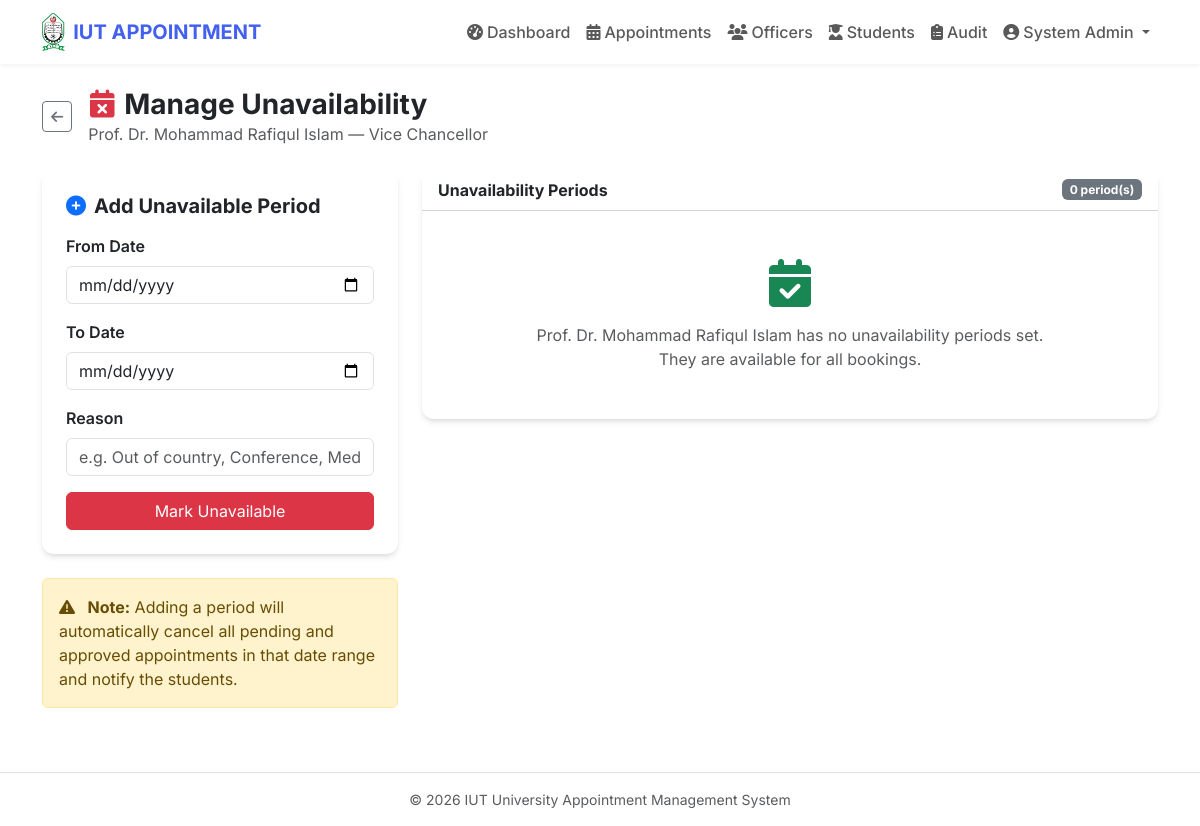
Page /admin/officer/1/unavailability (signed in) on the committed database.
### models.py (models this page shows, shortened)
class User(db.Model, UserMixin):
    id = db.Column(db.Integer, primary_key=True)
    name = db.Column(db.String(100), nullable=False)
    email = db.Column(db.String(120), unique=True, nullable=False)
    password = db.Column(db.String(200), nullable=False)
    role = db.Column(db.String(20), nullable=False, default='student')
    student_id_num = db.Column(db.String(50), nullable=True)
    department = db.Column(db.String(100), nullable=True)
    dark_mode = db.Column(db.Boolean, default=False)
    is_active = db.Column(db.Boolean, default=True)
    email_verified = db.Column(db.Boolean, default=False)
    email_verify_token = db.Column(db.String(64), nullable=True)
    failed_logins = db.Column(db.Integer, default=0)
    locked_until = db.Column(db.DateTime, nullable=True)
    created_at = db.Column(db.DateTime, default=lambda: datetime.now(timezone.utc))
    last_seen = db.Column(db.DateTime, default=lambda: datetime.now(timezone.utc))
    appointments = db.relationship('Appointment', backref='student_user', lazy=True)
    notifications = db.relationship('Notification', backref='user', lazy=True)

class Officer(db.Model):
    id = db.Column(db.Integer, primary_key=True)
    name = db.Column(db.String(100), nullable=False)
    designation = db.Column(db.String(100), nullable=False)
    bio = db.Column(db.Text, nullable=True)
    handles = db.Column(db.Text, nullable=True)   # comma-separated issues handled
    email = db.Column(db.String(120), nullable=True)
    room = db.Column(db.String(50), nullable=True)
    photo_url = db.Column(db.String(255), nullable=True)
    is_active = db.Column(db.Boolean, default=True)
    work_start = db.Column(db.String(5), default="08:00")
    work_end = db.Column(db.String(5), default="17:00")
    daily_limit = db.Column(db.Integer, default=0)
    recurring_off_days = db.Column(db.String(20), default="")
    unavailabilities = db.relationship('OfficerUnavailability', backref='officer', lazy=True, cascade='all, delete-orphan')
    working_hours = db.relationship('OfficerWorkingHours', backref='officer', lazy=True, cascade='all, delete-orphan')
    avg_appointment_duration = db.Column(db.Integer, default=15) # New: for waiting time prediction

### routes/admin.py (the view, shortened to what this page needs)
@admin_bp.route('/admin/officer/<int:officer_id>/unavailability', methods=['GET', 'POST'])
@login_required
@admin_required
def manage_unavailability(officer_id):
    officer = db.session.get(Officer, officer_id)
    form = UnavailabilityForm()
    periods = OfficerUnavailability.query.filter_by(officer_id=officer.id)\
        .order_by(OfficerUnavailability.start_date).all()
    today = datetime.now(timezone.utc).date()
    return render_template('admin/unavailability.html', officer=officer, form=form, periods=periods, today=today)

### forms.py
class UnavailabilityForm(FlaskForm):
    start_date = DateField('From Date', validators=[DataRequired()])
    end_date = DateField('To Date', validators=[DataRequired()])
    reason = StringField('Reason', validators=[DataRequired(), Length(max=255)])
    submit = SubmitField('Mark Unavailable')

### app.py (called while the page is built)
@login_manager.user_loader
def load_user(user_id):
    return db.session.get(User, int(user_id))

@app.before_request
def check_session_timeout():
    if current_user.is_authenticated:
        last = session.get('last_activity')
        now = datetime.now(timezone.utc).timestamp()
        if last and (now - last) > 30 * 60:
            logout_user()
            session.clear()
            from flask import flash
            flash('Session expired due to inactivity.', 'warning')
            return redirect(url_for('auth.login'))
        session['last_activity'] = now
        session.permanent = True
        current_user.last_seen = datetime.now(timezone.utc)
        db.session.commit()

### routes/admin.py (called while the page is built)
def admin_required(f):
    from functools import wraps
    @wraps(f)
    def decorated(*args, **kwargs):
        if current_user.role not in ('admin', 'super_admin'):
            return redirect(url_for('index'))
        return f(*args, **kwargs)
    return decorated

### templates/admin/unavailability.html (shortened to what this page needs)
{% extends "layout.html" %}
{% block content %}
<div class="d-flex align-items-center mb-4">
    <a href="{{ url_for('admin.manage_officers') }}" class="btn btn-outline-secondary btn-sm me-3">
        <i class="fas fa-arrow-left"></i>
    </a>
    <div>
        <h3 class="fw-bold mb-0"><i class="fas fa-calendar-times me-2 text-danger"></i>Manage Unavailability</h3>
        <p class="text-muted mb-0">{{ officer.name }} &mdash; {{ officer.designation }}</p>
    </div>
</div>
<div class="row">
    <div class="col-md-4">
        <div class="card p-4 mb-4">
            <h5 class="fw-bold mb-3"><i class="fas fa-plus-circle me-2 text-primary"></i>Add Unavailable Period</h5>
            <form method="POST">
                <div class="mb-3">
                    {{ form.start_date.label(class="form-label fw-semibold") }}
                    {{ form.start_date(class="form-control", type="date") }}
                </div>
                <div class="mb-3">
                    {{ form.end_date.label(class="form-label fw-semibold") }}
                    {{ form.end_date(class="form-control", type="date") }}
                </div>
                <div class="mb-3">
                    {{ form.reason.label(class="form-label fw-semibold") }}
                    {{ form.reason(class="form-control", placeholder="e.g. Out of country, Conference, Medical leave") }}
                </div>
                <div class="d-grid">
                    {{ form.submit(class="btn btn-danger") }}
                </div>
            </form>
        </div>
        <div class="alert alert-warning">
            <i class="fas fa-exclamation-triangle me-2"></i>
            <strong>Note:</strong> Adding a period will automatically cancel all pending and approved appointments in that date range and notify the students.
        </div>
    </div>
    <div class="col-md-8">
        <div class="card">
            <div class="card-header bg-white fw-bold d-flex justify-content-between align-items-center">
                <span>Unavailability Periods</span>
                <span class="badge bg-secondary">{{ periods|length }} period(s)</span>
            </div>
            <div class="card-body p-0">
                {% if periods %}
                <table class="table table-hover mb-0">
                    <thead class="table-light">
                        <tr>
                            <th class="ps-3">From</th>
                            <th>To</th>
                            <th>Reason</th>
                            <th>Status</th>
                            <th class="text-end pe-3">Action</th>
                        </tr>
                    </thead>
                    <tbody>
                        {% for p in periods %}
                        {% set is_current = p.start_date <= today <= p.end_date %}
                        {% set is_future = p.start_date > today %}
                        <tr class="{{ 'table-danger' if is_current else '' }}">
                            <td class="ps-3">{{ p.start_date.strftime('%d %b %Y') }}</td>
                            <td>{{ p.end_date.strftime('%d %b %Y') }}</td>
                            <td>{{ p.reason }}</td>
                            <td>
                                {% if is_current %}
                                    <span class="badge bg-danger">Active Now</span>
                                {% elif is_future %}
                                    <span class="badge bg-warning text-dark">Upcoming</span>
                                {% else %}
                                    <span class="badge bg-secondary">Past</span>
                                {% endif %}
                            </td>
                            <td class="text-end pe-3">
                                <a href="{{ url_for('admin.delete_unavailability', period_id=p.id) }}"
                                   class="btn btn-sm btn-outline-success"
                                   onclick="return confirm('Remove this unavailability period? The officer will become available for booking again.')">
                                    <i class="fas fa-check me-1"></i>Mark Available
                                </a>
                            </td>
                        </tr>
                        {% endfor %}
                    </tbody>
                </table>
                {% else %}
                <div class="text-center py-5 text-muted">
                    <i class="fas fa-calendar-check fa-3x mb-3 text-success"></i>
                    <p class="mb-0">{{ officer.name }} has no unavailability periods set.<br>They are available for all bookings.</p>
                </div>
                {% endif %}
            </div>
        </div>
    </div>
</div>
{% endblock %}

### templates/layout.html (shortened to what this page needs)
<!DOCTYPE html>
<html lang="en" data-bs-theme="{{ 'dark' if current_user.is_authenticated and current_user.dark_mode else 'light' }}">
<head>
    <link href="https://cdn.jsdelivr.net/npm/bootstrap@5.3.0/dist/css/bootstrap.min.css" rel="stylesheet">
    <link rel="stylesheet" href="https://cdnjs.cloudflare.com/ajax/libs/font-awesome/6.4.0/css/all.min.css">
</head>
<body>
<nav class="navbar navbar-expand-lg sticky-top">
    <div class="container">
        <a class="navbar-brand d-flex align-items-center" href="{{ url_for('index') }}">
            <img src="{{ url_for('static', filename='iut_logo.png') }}" alt="IUT" height="38" class="me-2" style="object-fit:contain;">
            IUT APPOINTMENT
        </a>
        <div class="collapse navbar-collapse" id="navbarNav">
            <ul class="navbar-nav ms-auto align-items-center">
                {% if current_user.is_authenticated %}
                    {% if current_user.role == 'super_admin' %}
                        <li class="nav-item"><a class="nav-link" href="{{ url_for('super_admin.dashboard') }}"><i class="fas fa-shield-alt me-1"></i>Control Panel</a></li>
                        <li class="nav-item"><a class="nav-link" href="{{ url_for('admin.dashboard') }}"><i class="fas fa-tachometer-alt me-1"></i>Admin View</a></li>
                        <li class="nav-item"><a class="nav-link" href="{{ url_for('super_admin.audit_log') }}"><i class="fas fa-history me-1"></i>Audit Log</a></li>
                    {% elif current_user.role == 'admin' %}
                        <li class="nav-item"><a class="nav-link" href="{{ url_for('admin.dashboard') }}"><i class="fas fa-tachometer-alt me-1"></i>Dashboard</a></li>
                        <li class="nav-item"><a class="nav-link" href="{{ url_for('admin.manage_appointments') }}"><i class="fas fa-calendar-alt me-1"></i>Appointments</a></li>
                        <li class="nav-item"><a class="nav-link" href="{{ url_for('admin.manage_officers') }}"><i class="fas fa-users me-1"></i>Officers</a></li>
                        <li class="nav-item"><a class="nav-link" href="{{ url_for('admin.manage_students') }}"><i class="fas fa-user-graduate me-1"></i>Students</a></li>
                        <li class="nav-item"><a class="nav-link" href="{{ url_for('admin.audit_log') }}"><i class="fas fa-clipboard-list me-1"></i>Audit</a></li>
                    {% endif %}
                    <li class="nav-item dropdown">
                        <a class="nav-link dropdown-toggle position-relative" href="#" data-bs-toggle="dropdown">
                            <i class="fas fa-user-circle me-1"></i>{{ current_user.name }}
                            {% set unread = current_user.notifications | selectattr('is_read','equalto',false) | list %}
                        </a>
                    </li>
                {% else %}
                    <li class="nav-item"><a class="nav-link" href="{{ url_for('auth.login') }}">Login</a></li>
                    <li class="nav-item"><a class="nav-link" href="{{ url_for('auth.register') }}">Register</a></li>
                {% endif %}
            </ul>
        </div>
    </div>
</nav>
<div class="container mt-4 mb-5">
    {% block content %}{% endblock %}
</div>
<footer class="py-3 text-center text-muted small border-top">
    &copy; 2026 IUT University Appointment Management System
</footer>
</body>
</html>

### templates/layout.html (style rules this page uses)
:root { --primary-color: #4361ee; --secondary-color: #3f37c9; --card-shadow: 0 4px 6px -1px rgba(0,0,0,.1), 0 2px 4px -1px rgba(0,0,0,.06); }
body { font-family: 'Inter', sans-serif; }
.navbar { box-shadow: 0 2px 4px rgba(0,0,0,.05); }
.navbar-brand { font-weight: 700; color: var(--primary-color) !important; }
.card { border: none; border-radius: 12px; box-shadow: var(--card-shadow); }
.nav-link { font-weight: 500; }

### rows in the picture
User: name "System Admin"
Officer: name "Prof. Dr. Mohammad Rafiqul Islam", designation "Vice Chancellor"

### other values in the picture
{{ periods|length }} "0"
